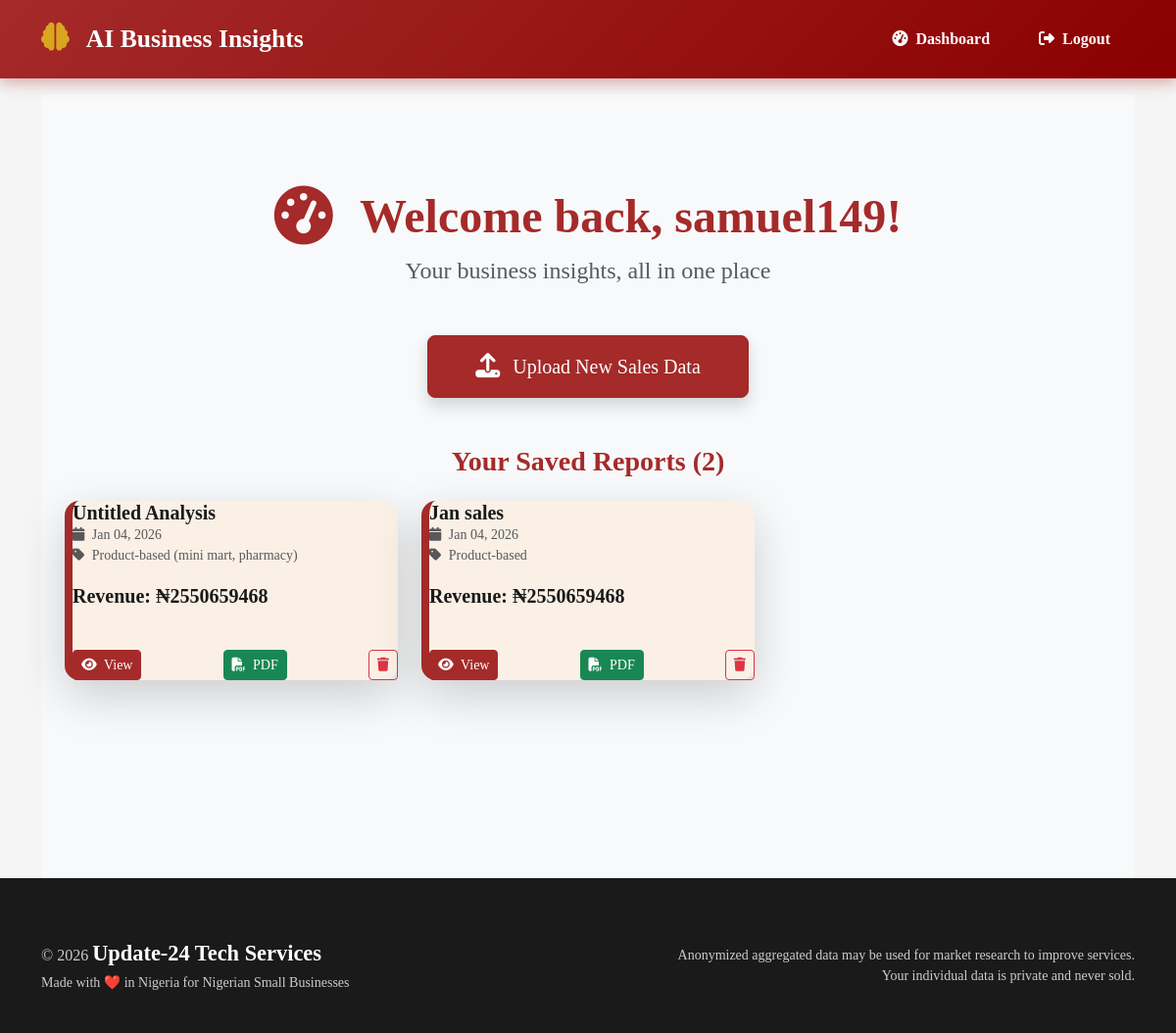
The app's page /dashboard/ (signed in) with its own data.
### core/models.py (models this page shows, shortened)
class Analysis(models.Model):
    user = models.ForeignKey(User, on_delete=models.CASCADE)
    created_at = models.DateTimeField(auto_now_add=True)
    business_type = models.CharField(max_length=100)
    data_summary = models.JSONField()
    raw_data_hash = models.CharField(max_length=100)
    uploaded_file = models.FileField(upload_to='user_uploads/%Y/%m/%d/', null=True, blank=True)
    title = models.CharField(max_length=200, blank=True, default="Untitled Analysis")

### core/views.py (the view)
# urls.py: path('dashboard/', views.dashboard, name='dashboard'),
@login_required
def dashboard(request):
    analyses = Analysis.objects.filter(user=request.user).order_by('-created_at')
    context = {'analyses': analyses, 'has_data': analyses.exists()}
    return render(request, 'dashboard.html', context)

### core/templates/dashboard.html (shortened to what this page needs)
{% extends "base.html" %}
{% block content %}
<div class="container-fluid py-5" style="background: #f8f9fa; min-height: 100vh;">
    <div class="container py-5">
        <div class="text-center mb-5">
            <h1 class="display-5 fw-bold" style="color: #A52A2A;">
                <i class="fas fa-tachometer-alt fa-lg me-3"></i> Welcome back, {{ user.username }}!
            </h1>
            <p class="lead fs-4 text-muted">Your business insights, all in one place</p>
        </div>
        <div class="text-center mb-5">
            <button class="btn btn-primary btn-lg px-5 py-3 shadow" data-bs-toggle="modal" data-bs-target="#choiceModal">
                <i class="fas fa-upload fa-lg me-2"></i> Upload New Sales Data
            </button>
        </div>
        {% if has_data %}
            <h3 class="text-center mb-4 fw-bold" style="color: #A52A2A;">
                Your Saved Reports ({{ analyses.count }})
            </h3>
            <div class="row g-4">
                {% for analysis in analyses %}
                    <div class="col-lg-4 col-md-6">
                        <div class="card-beige shadow-lg h-100">
                            <div class="card-body d-flex flex-column">
                                <h5 class="card-title fw-bold">
                                    {{ analysis.title|default:"Untitled Report" }}
                                </h5>
                                <p class="text-muted small">
                                    <i class="fas fa-calendar me-1"></i> {{ analysis.created_at|date:"M d, Y" }}<br>
                                    <i class="fas fa-tag me-1"></i> {{ analysis.business_type }}
                                </p>
                                <p class="fw-bold fs-5 mt-auto">
                                    Revenue: ₦{{ analysis.data_summary.total_revenue|floatformat:0 }}
                                </p>
                                <div class="mt-4 d-flex justify-content-between">
                                    <a href="{% url 'analysis_detail' analysis.pk %}" class="btn btn-primary btn-sm">
                                        <i class="fas fa-eye me-1"></i> View
                                    </a>
                                    <a href="{% url 'download_analysis_pdf' analysis.pk %}" class="btn btn-success btn-sm">
                                        <i class="fas fa-file-pdf me-1"></i> PDF
                                    </a>
                                    <a href="{% url 'delete_analysis' analysis.pk %}" class="btn btn-outline-danger btn-sm"
                                       onclick="return confirm('Delete this report permanently?')">
                                        <i class="fas fa-trash"></i>
                                    </a>
                                </div>
                            </div>
                        </div>
                    </div>
                {% endfor %}
            </div>
        {% endif %}
    </div>
</div>
{% endblock %}

### core/templates/base.html (shortened to what this page needs)
<!DOCTYPE html>
<html lang="en">
<head>
    <link href="https://cdn.jsdelivr.net/npm/bootstrap@5.3.0/dist/css/bootstrap.min.css" rel="stylesheet">
    <link href="https://cdnjs.cloudflare.com/ajax/libs/font-awesome/6.5.0/css/all.min.css" rel="stylesheet">
</head>
<body>
    <nav class="navbar navbar-expand-lg navbar-dark fixed-top">
        <div class="container">
            <a class="navbar-brand" href="/">
                <i class="fas fa-brain"></i> AI Business Insights
            </a>
            <div class="collapse navbar-collapse" id="navbarNav">
                <ul class="navbar-nav ms-auto align-items-center">
                    {% if user.is_authenticated %}
                        <li class="nav-item">
                            <a class="nav-link" href="/dashboard">
                                <i class="fas fa-tachometer-alt me-1"></i> Dashboard
                            </a>
                        </li>
                        <li class="nav-item">
                            <a class="nav-link btn-login" href="/logout">
                                <i class="fas fa-sign-out-alt me-1"></i> Logout
                            </a>
                        </li>
                    {% endif %}
                </ul>
            </div>
        </div>
    </nav>
    <main class="container mt-5 pt-5">
        {% block content %}{% endblock %}
    </main>
    <footer>
        <div class="container">
            <div class="row align-items-center text-center text-md-start">
                <div class="col-md-6">
                    <p class="mb-0">
                        &copy; 2026 <span class="footer-company">Update-24 Tech Services</span><br>
                        <small>Made with ❤️ in Nigeria for Nigerian Small Businesses</small>
                    </p>
                </div>
                <div class="col-md-6 text-md-end mt-4 mt-md-0">
                    <p class="mb-0 small">
                        Anonymized aggregated data may be used for market research to improve services.<br>
                        Your individual data is private and never sold.
                    </p>
                </div>
            </div>
        </div>
    </footer>
</body>
</html>

### core/templates/base.html (style rules this page uses)
body { background-color: #F5F5F5; font-family: 'Georgia', serif; color: #1A1A1A; min-height: 100vh; display: flex; flex-direction: column; }
.navbar { background: linear-gradient(135deg, #A52A2A, #8B0000); box-shadow: 0 4px 15px rgba(165, 42, 42, 0.4); padding: 1rem 0; }
.navbar-brand { font-weight: bold; font-size: 1.6rem; color: white !important; }
.navbar-brand i { color: #DAA520; margin-right: 12px; font-size: 1.8rem; }
.nav-link { color: white !important; font-weight: 600; padding: 10px 20px !important; border-radius: 30px; transition: all 0.3s ease; margin: 0 5px; }
.btn-primary { background-color: #A52A2A !important; border-color: #A52A2A !important; color: white !important; }
main { flex: 1; }
.card-beige { background: #FAF0E6; border-left: 8px solid #A52A2A; border-radius: 15px; box-shadow: 0 6px 15px rgba(165,42,42,0.2); }
footer { background: #1A1A1A; color: #ccc; padding: 60px 0 40px; margin-top: auto; }
.footer-company { font-size: 1.4rem; font-weight: bold; color: white; }

### records on screen
Analysis: title "Untitled Analysis", created_at "Jan 04, 2026", business_type "Product-based (mini mart, pharmacy)", data_summary.total_revenue "2550659468"
Analysis: title "Jan sales", created_at "Jan 04, 2026", business_type "Product-based", data_summary.total_revenue "2550659468"

### other values on screen
{{ user.username }} "samuel149"
{{ analyses.count }} "2"
